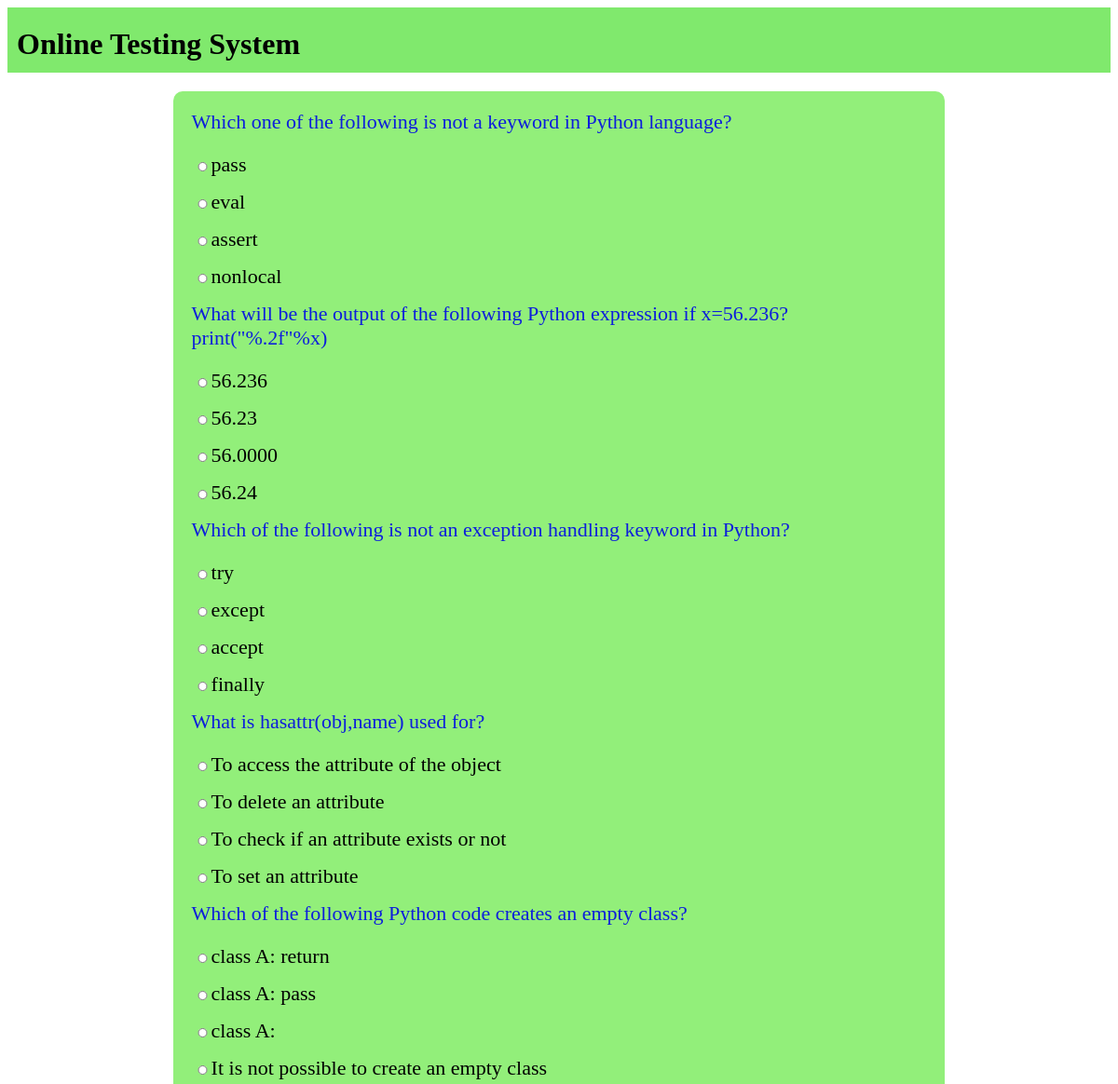
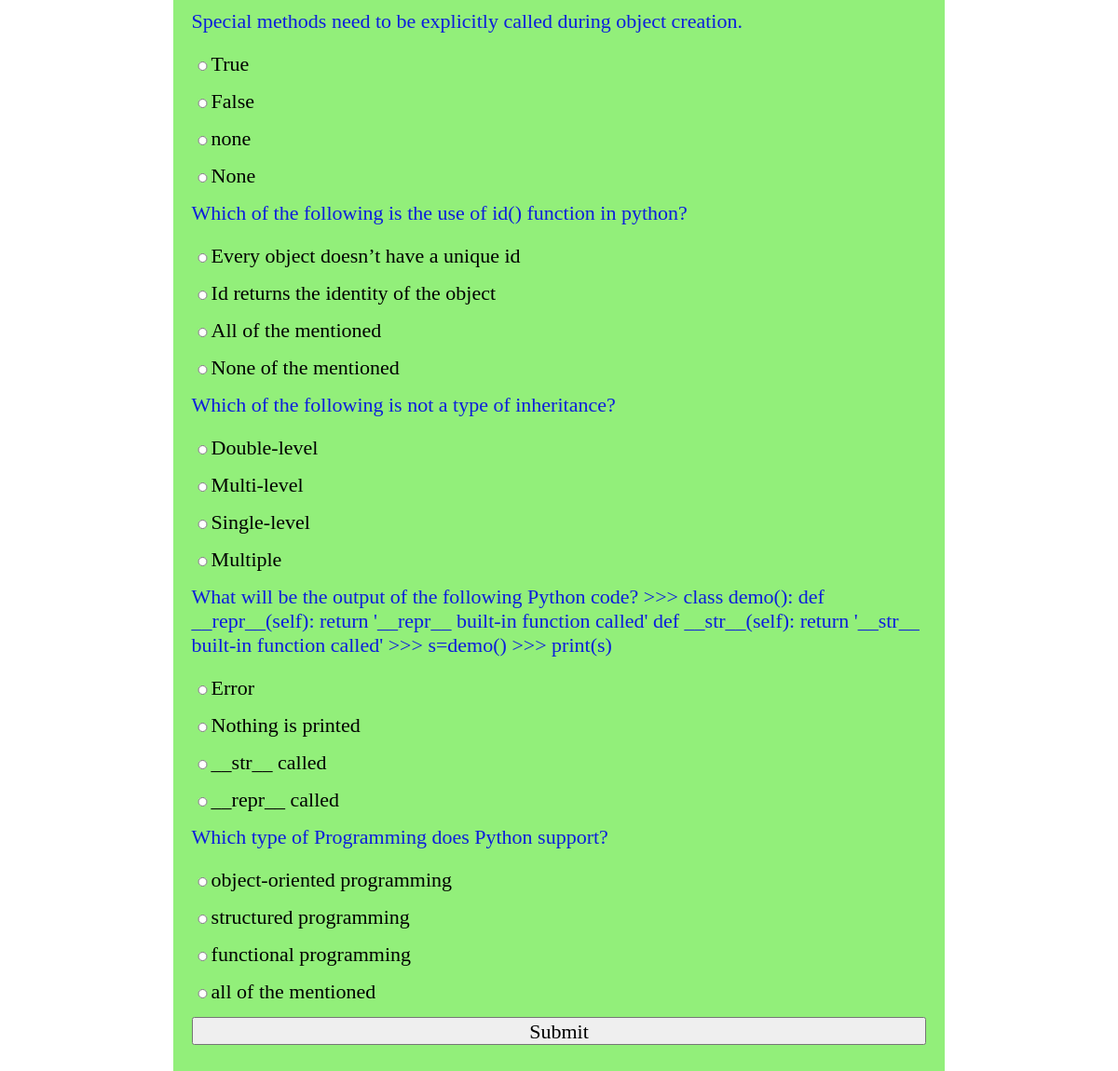
The page /OTS/test-paper?n=10 (signed in) on the database its author committed (2 pictures, top to bottom).
### OTS/models.py (models this page shows, shortened)
class Question(models.Model):
    qid=models.BigAutoField(primary_key=True,auto_created=True)
    que=models.TextField()
    a=models.CharField(max_length=255)
    b=models.CharField(max_length=255)
    c=models.CharField(max_length=255)
    d=models.CharField(max_length=255)
    ans=models.CharField(max_length=2)

### OTS/views.py (the view)
# urls.py: path('test-paper',testPaper,name='testPaper'),
def testPaper(request):
    if 'name' not in request.session.keys():
        res=HttpResponseRedirect("login")
        return res
    n=int(request.GET['n'])
    question_pool=list(Question.objects.all())
    random.shuffle(question_pool)
    questions_list=question_pool[:n]
    context={'questions':questions_list}
    res=render(request,'test_paper.html',context)
    return res

### OTS/templates/test_paper.html (shortened to what this page needs)
{% extends 'master.html' %}
{% block content %}
<form action="{% url 'OTS:calculateTest' %}" method="post">
    {%for question in questions %}
     <div class="question">
        {{question.que}}
     </div>
     <div class="options"><input type="radio" name="q{{question.qid}}" value="a"required >{{question.a}}</div>
     <div class="options"><input type="radio" name="q{{question.qid}}" value="b">{{question.b}}</div>
     <div class="options"><input type="radio" name="q{{question.qid}}" value="c">{{question.c}}</div>
     <div class="options"><input type="radio" name="q{{question.qid}}" value="d">{{question.d}}</div>
    {% endfor %}
    <div><input type="submit" value="Submit"></div>
</form>
{% endblock  %}

### OTS/templates/master.html (shortened to what this page needs)
<!DOCTYPE html>
{% load static %}
<html lang="en">
<head>
    <link rel="stylesheet" href="{% static 'theme.css' %}">
    <link rel="stylesheet" href="{% static 'formstyle.css' %}">
    <link rel="stylesheet" href="{% static 'buttonstyle.css' %}">
</head>
<body>
    <div class="top">
        <div class="sitename">
            <h1>Online Testing System</h1>
        </div>
    </div>
    <div class="content">
        {% block content %}{% endblock content %}
    </div>
</body>
</html>

### OTS/static/theme.css (style rules this page uses)
* { font-family: Georgia, 'Times New Roman', Times, serif; }
.top { height:50px; background-color: #80e96d; margin-bottom:20px; padding:10px; }
.top div.sitename { display:inline-block; color:black; position:relative; top:-10px; }
.content { width:70%; margin-left:auto; margin-right:auto; }

### OTS/static/formstyle.css (style rules this page uses)
form { box-sizing:border-box; padding:20px; border-radius: 10px; background-color:#92ef7a; display:table; width:100%; }
input { display:block; width:100%; margin-bottom:20px; height:30px; font-size: 22px; }
.question { color:rgb(13, 30, 219); font-size:22px; margin-bottom:20px; }
.options { font-size:22px; }
.options input { display:inline; width:fit-content; height:10px; }

### rows shown on the page
Question: que "Which one of the following is not a keyword in Python language?", a "pass", b "eval", c "assert", d "nonlocal"
Question: que "What will be the output of the following Python expression if x=56.236? print(\"%.2f\"%x)", a "56.236", b "56.23", c "56.0000", d "56.24"
Question: que "Which of the following is not an exception handling keyword in Python?", a "try", b "except", c "accept", d "finally"
Question: que "What is hasattr(obj,name) used for?", a "To access the attribute of the object", b "To delete an attribute", c "To check if an attribute exists or not", d "To set an attribute"
Question: que "Which of the following Python code creates an empty class?", a "class A: return", b "class A: pass", c "class A:", d "It is not possible to create an empty class"
Question: que "Special methods need to be explicitly called during object creation.", a "True", b "False", c "none", d "None"
Question: que "Which of the following is the use of id() function in python?", a "Every object doesn’t have a unique id", b "Id returns the identity of the object", c "All of the mentioned", d "None of the mentioned"
Question: que "Which of the following is not a type of inheritance?", a "Double-level", b "Multi-level", c "Single-level", d "Multiple"
Question: que "What will be the output of the following Python code? >>> class demo(): def __repr__(self): return '__repr__ built-in function called' def __str__(self): return '__str__ built-in function called' >>> s=demo() >>> print(s)", a "Error", b "Nothing is printed", c "__str__ called", d "__repr__ called"
Question: que "Which type of Programming does Python support?", a "object-oriented programming", b "structured programming", c "functional programming", d "all of the mentioned"
